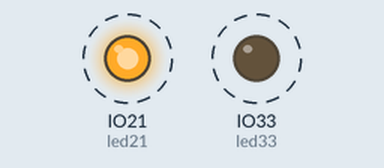
Recording of a program running on a simulated ESP32 board running CircuitPython. On the bench: output pins drawn as LEDs (lit = HIGH). Dashed ring = blinking. What the program prints to the serial console is not drawn.

Above: at 0.2 s.
Timing chart, 0 to 3.0 s (numbered marks = the images above):
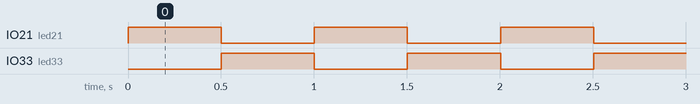

Measured:
- by itself, IO21 (led21), IO33 (led33): alternates HIGH for 0.50 s and LOW for 0.50 s

The program:

codigo_fabrica.py
```python
# Exemplo inicial Franzininho WiFi com CircuitPython
# Para mais detalhes sobre o CircuitPython,
# acesse: https://circuitpython.org
# Participe da comunidade Franzininho no Discord: https://discord.gg/sDZ9d98Kud
# Site do Projeto Franzinho: www.franzininho.com.br


import board
import time
from digitalio import DigitalInOut, Direction

# Configurando os pinos dos LEDs
led21 = DigitalInOut(board.IO21)
led21.direction = Direction.OUTPUT

led33 = DigitalInOut(board.IO33)
led33.direction = Direction.OUTPUT


while True:
	led21.value = True
	led33.value = False
    	time.sleep(0.5)
    	led21.value = False
    	led33.value = True
    	time.sleep(0.5)
	print("Voce acaba de receber uma placa Franzininho WiFi")
	print("Aproveite a jornada!")
	print("Mais informações em: www.franzininho.com.br")
	print(" ")
```
